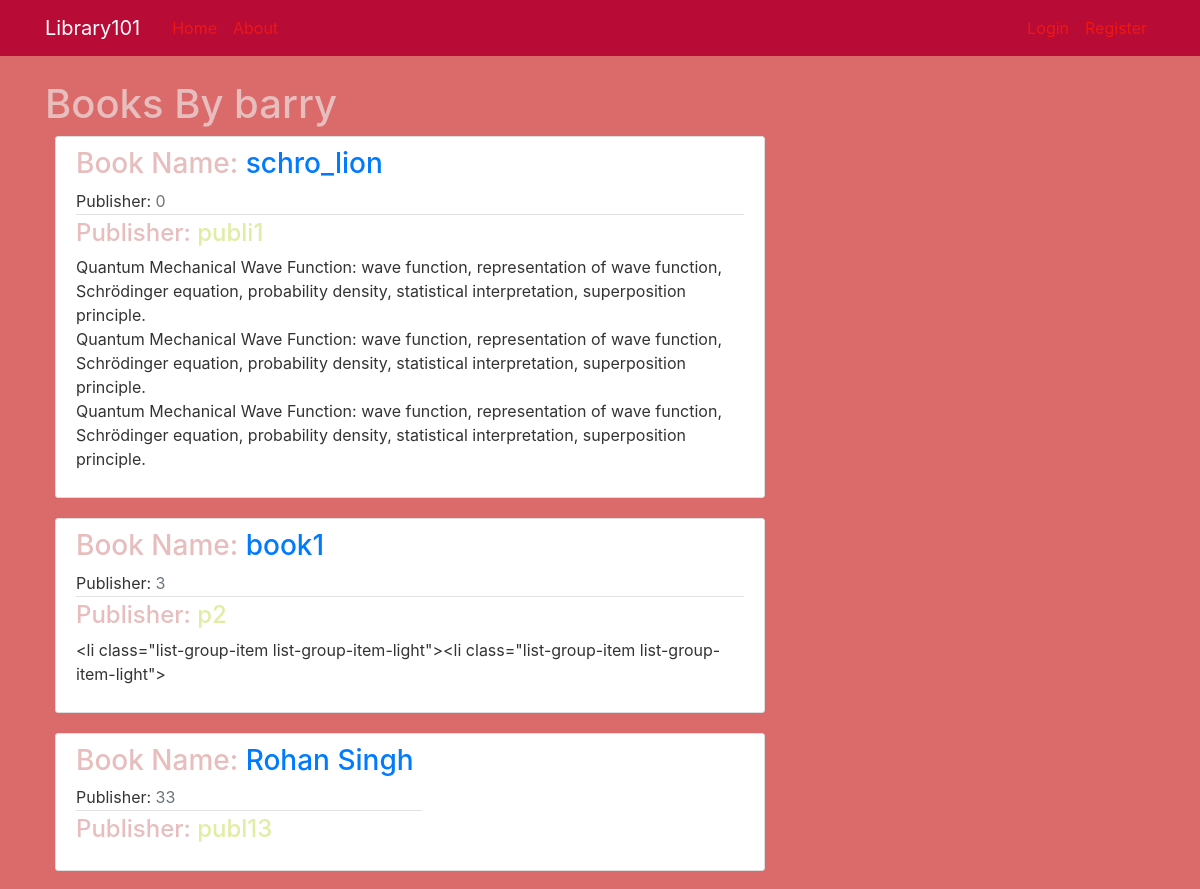
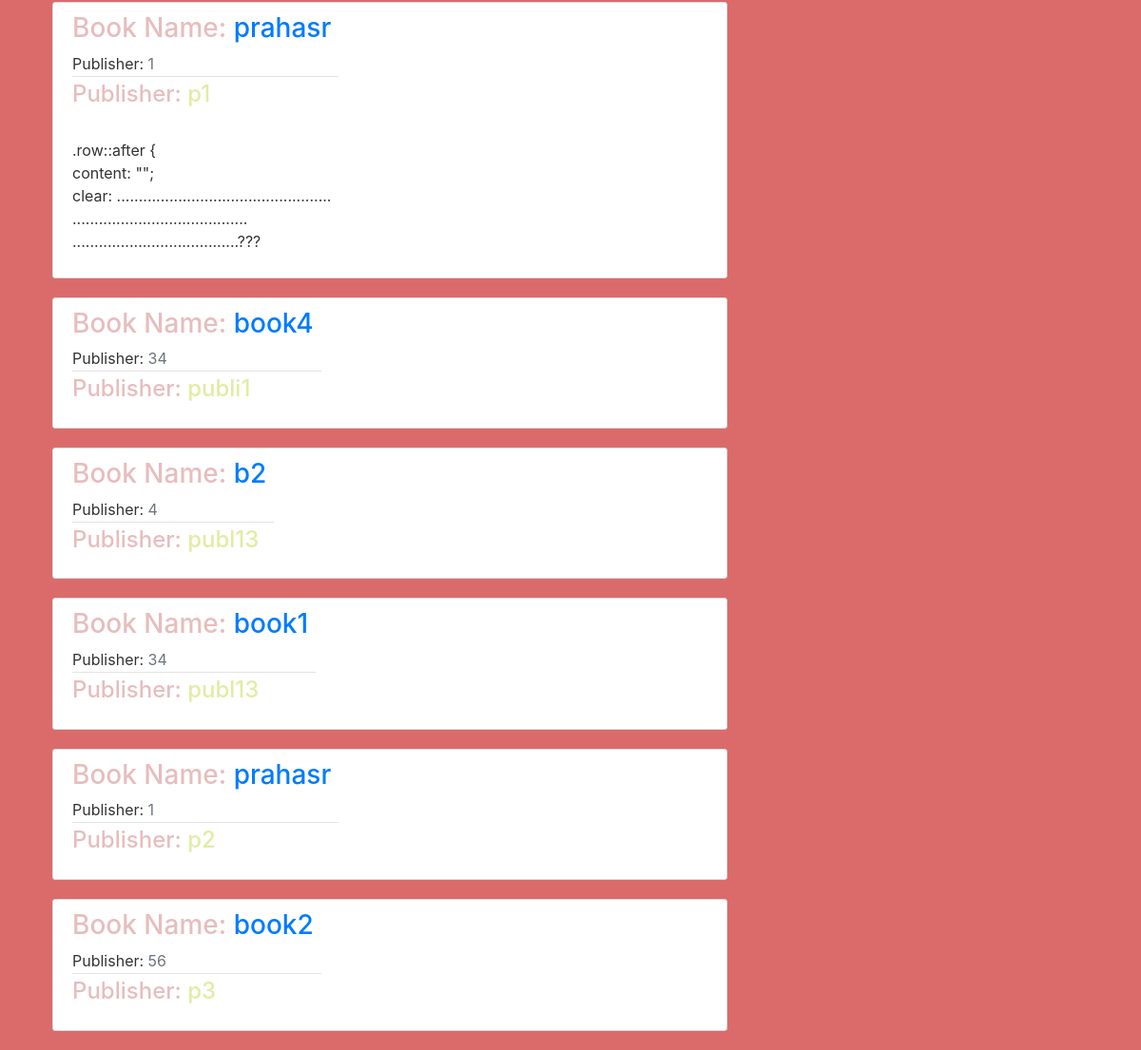
The app's page /author/barry  with its own data (2 pictures, top to bottom).
### web_App/models.py (models this page shows, shortened)
class Book(db.Model):
    id = db.Column(db.Integer, primary_key=True)
    title = db.Column(db.String(100), nullable=False)
    genre = db.Column(db.String(40))
    writer = db.Column(db.String(20), nullable=False)
    publisher=db.Column(db.String(20), nullable=False)#db.Column(db.DateTime, nullable=False, default=datetime.utcnow)
    summary = db.Column(db.String(200), nullable=False)#db.Column(db.Text, nullable=False)
    availability=db.Column(db.Integer, nullable=False, default=0)
    img_file = db.Column(db.String(20), nullable=False, default='default1.jpeg')
    rating = db.Column(db.Integer ,nullable=False, default=0)
    posts = db.relationship('Post', backref='owner', lazy=True)
    issued = db.relationship('Irequest', backref='issued', lazy=True)

### web_App/route.py (the view)
@app.route("/author/<string:author_name>", methods=['GET', 'POST'])
def author(author_name):
    book_by_author = Book.query.filter_by(writer=author_name).all()
    name=author_name
    return render_template('author.html', title='Author', book_by_author=book_by_author, name=name )

### web_App/templates/author.html
{% extends "layout.html" %}
{% block content %}
<h1>Books By {{name}} </h1>
    {% for book in book_by_author %}
        <article class="media content-section">
          <div id="media-body">
            <div class="article-metadata">
                <div><h3>Book Name:
                    <a class="mr-2" href="{{url_for('book_page',book_id=book.id)}}">{{ book.title }} </a></h3></div>
                <div>
                   Publisher: <a class="text-muted">{{ book.availability }}</a>
                </div>
            </div>
            <div class="body-author">
            <h4>Publisher:<a class="article-title" href="{{url_for('publisher',publisher_name=book.publisher)}}"> {{ book.publisher }}</a></h4>
            <p class="article-content">{{ book.summary }}</p>
          </div>
        </article>
    {% endfor %}
{% endblock content %}

### web_App/static/main.css (style rules this page uses)
body { background: hsl(0, 61%, 64%); color: #333333; margin-top: 5rem; }
h1, h2, h3, h4, h5, h6 { color: #e7bdbd; }
.content-section { background: #ffffff; padding: 10px 20px; border: 1px solid #dddddd; border-radius: 3px; margin-bottom: 20px; margin-right: 10px; margin-left:10px; }
.article-title { color: #b4cf1a65; }
.article-content { white-space: pre-line; }
.article-metadata { padding-bottom: 1px; margin-bottom: 4px; border-bottom: 1px solid #e3e3e3 }
.body-author { margin: 0 auto; }

### records on screen
Book: title "schro_lion", availability "0", publisher "publi1", summary "Quantum Mechanical Wave Function: wave function, representation of wave function, Schrödinger equation, probability density, statistical interpretation, superposition principle. Quantum Mechanical Wave Function: wave function, representation of wave function, Schrödinger equation, probability density, statistical interpretation, superposition principle. Quantum Mechanical Wave Function: wave function, representation of wave function, Schrödinger equation, probability density, statistical interpretation, superposition principle."
Book: title "book1", availability "3", publisher "p2", summary "<li class=\"list-group-item list-group-item-light\"><li class=\"list-group-item list-group-item-light\">"
Book: title "Rohan Singh", availability "33", publisher "publ13"
Book: title "prahasr", availability "1", publisher "p1", summary ".row::after { content: \"\"; clear: ................................................. ........................................ ......................................???"
Book: title "book4", availability "34", publisher "publi1"
Book: title "b2", availability "4", publisher "publ13"
Book: title "book1", availability "34", publisher "publ13"
Book: title "prahasr", availability "1", publisher "p2"
Book: title "book2", availability "56", publisher "p3"

### other values on screen
{{ name }} "barry"
